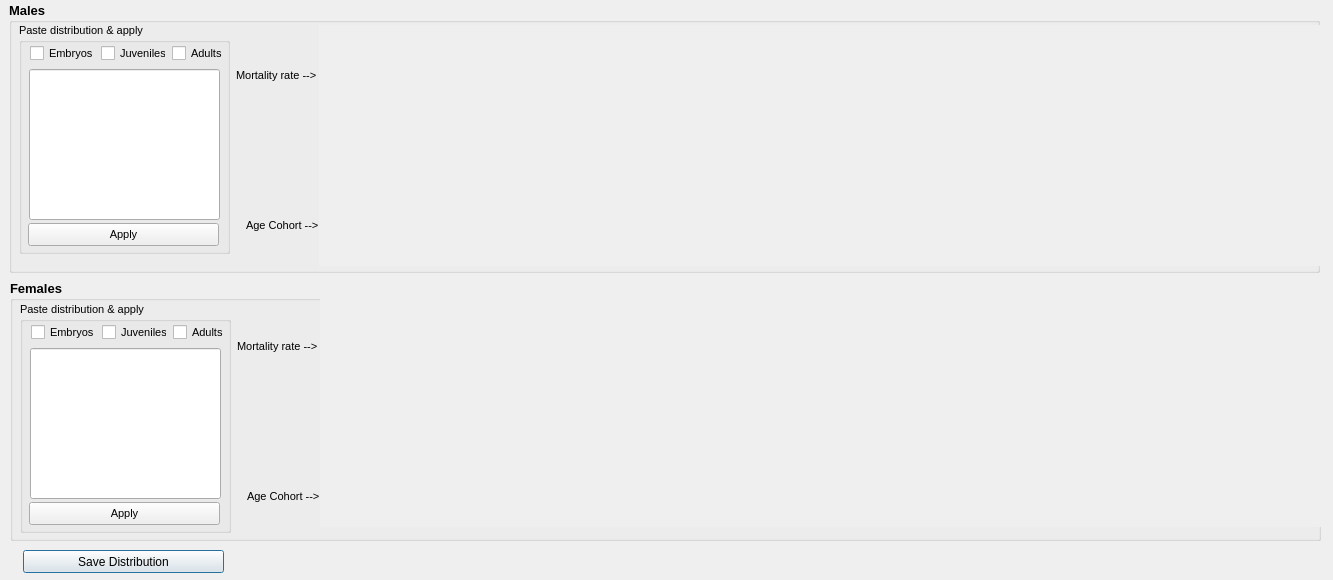
<?xml version="1.0" encoding="UTF-8"?>
<ui version="4.0">
 <class>Dialog_Age_Cohort_Rates</class>
 <widget class="QDialog" name="Dialog_Age_Cohort_Rates">
  <property name="geometry">
   <rect>
    <x>0</x>
    <y>0</y>
    <width>1333</width>
    <height>580</height>
   </rect>
  </property>
  <property name="windowTitle">
   <string>Dialog</string>
  </property>
  <widget class="QPushButton" name="pushButton">
   <property name="geometry">
    <rect>
     <x>23</x>
     <y>550</y>
     <width>201</width>
     <height>23</height>
    </rect>
   </property>
   <property name="text">
    <string>Save Distribution</string>
   </property>
  </widget>
  <widget class="QGroupBox" name="groupBox">
   <property name="geometry">
    <rect>
     <x>9</x>
     <y>2</y>
     <width>1311</width>
     <height>271</height>
    </rect>
   </property>
   <property name="font">
    <font>
     <pointsize>10</pointsize>
     <weight>75</weight>
     <bold>true</bold>
    </font>
   </property>
   <property name="title">
    <string>Males</string>
   </property>
   <widget class="QScrollArea" name="scrollArea">
    <property name="geometry">
     <rect>
      <x>310</x>
      <y>23</y>
      <width>1021</width>
      <height>241</height>
     </rect>
    </property>
    <property name="font">
     <font>
      <pointsize>8</pointsize>
      <weight>50</weight>
      <bold>false</bold>
     </font>
    </property>
    <property name="frameShape">
     <enum>QFrame::NoFrame</enum>
    </property>
    <property name="widgetResizable">
     <bool>true</bool>
    </property>
    <widget class="QWidget" name="scrollAreaWidgetContents">
     <property name="geometry">
      <rect>
       <x>0</x>
       <y>0</y>
       <width>1021</width>
       <height>241</height>
      </rect>
     </property>
     <widget class="QWidget" name="layoutWidget">
      <property name="geometry">
       <rect>
        <x>0</x>
        <y>0</y>
        <width>91</width>
        <height>241</height>
       </rect>
      </property>
      <layout class="QHBoxLayout" name="horizontalLayout_4">
       <property name="spacing">
        <number>20</number>
       </property>
       <property name="sizeConstraint">
        <enum>QLayout::SetNoConstraint</enum>
       </property>
      </layout>
     </widget>
    </widget>
   </widget>
   <widget class="QLabel" name="label">
    <property name="geometry">
     <rect>
      <x>227</x>
      <y>63</y>
      <width>91</width>
      <height>20</height>
     </rect>
    </property>
    <property name="font">
     <font>
      <pointsize>8</pointsize>
      <weight>50</weight>
      <bold>false</bold>
     </font>
    </property>
    <property name="text">
     <string>Mortality rate --&gt;</string>
    </property>
   </widget>
   <widget class="QLabel" name="label_2">
    <property name="geometry">
     <rect>
      <x>237</x>
      <y>213</y>
      <width>81</width>
      <height>20</height>
     </rect>
    </property>
    <property name="font">
     <font>
      <pointsize>8</pointsize>
      <weight>50</weight>
      <bold>false</bold>
     </font>
    </property>
    <property name="text">
     <string>Age Cohort --&gt;</string>
    </property>
   </widget>
   <widget class="QGroupBox" name="groupBox_3">
    <property name="geometry">
     <rect>
      <x>10</x>
      <y>21</y>
      <width>211</width>
      <height>231</height>
     </rect>
    </property>
    <property name="font">
     <font>
      <pointsize>8</pointsize>
      <weight>50</weight>
      <bold>false</bold>
     </font>
    </property>
    <property name="title">
     <string>Paste distribution &amp;&amp; apply</string>
    </property>
    <widget class="QLineEdit" name="lineEdit">
     <property name="geometry">
      <rect>
       <x>10</x>
       <y>46</y>
       <width>191</width>
       <height>151</height>
      </rect>
     </property>
    </widget>
    <widget class="QPushButton" name="pushButton_2">
     <property name="geometry">
      <rect>
       <x>9</x>
       <y>200</y>
       <width>191</width>
       <height>23</height>
      </rect>
     </property>
     <property name="font">
      <font>
       <pointsize>8</pointsize>
       <weight>50</weight>
       <bold>false</bold>
      </font>
     </property>
     <property name="text">
      <string>Apply</string>
     </property>
    </widget>
    <widget class="QWidget" name="layoutWidget_4">
     <property name="geometry">
      <rect>
       <x>11</x>
       <y>20</y>
       <width>198</width>
       <height>22</height>
      </rect>
     </property>
     <layout class="QHBoxLayout" name="horizontalLayout_11">
      <item>
       <widget class="QCheckBox" name="checkBox_4">
        <property name="font">
         <font>
          <pointsize>8</pointsize>
          <weight>50</weight>
          <bold>false</bold>
         </font>
        </property>
        <property name="text">
         <string>Embryos</string>
        </property>
       </widget>
      </item>
      <item>
       <widget class="QCheckBox" name="checkBox_6">
        <property name="font">
         <font>
          <pointsize>8</pointsize>
          <weight>50</weight>
          <bold>false</bold>
         </font>
        </property>
        <property name="text">
         <string>Juveniles</string>
        </property>
       </widget>
      </item>
      <item>
       <widget class="QCheckBox" name="checkBox_5">
        <property name="font">
         <font>
          <pointsize>8</pointsize>
          <weight>50</weight>
          <bold>false</bold>
         </font>
        </property>
        <property name="text">
         <string>Adults</string>
        </property>
       </widget>
      </item>
     </layout>
    </widget>
   </widget>
  </widget>
  <widget class="QGroupBox" name="groupBox_2">
   <property name="geometry">
    <rect>
     <x>10</x>
     <y>280</y>
     <width>1311</width>
     <height>261</height>
    </rect>
   </property>
   <property name="font">
    <font>
     <pointsize>10</pointsize>
     <weight>75</weight>
     <bold>true</bold>
    </font>
   </property>
   <property name="title">
    <string>Females</string>
   </property>
   <widget class="QScrollArea" name="scrollArea_2">
    <property name="geometry">
     <rect>
      <x>310</x>
      <y>16</y>
      <width>1101</width>
      <height>231</height>
     </rect>
    </property>
    <property name="font">
     <font>
      <pointsize>8</pointsize>
      <weight>50</weight>
      <bold>false</bold>
     </font>
    </property>
    <property name="frameShape">
     <enum>QFrame::NoFrame</enum>
    </property>
    <property name="widgetResizable">
     <bool>true</bool>
    </property>
    <widget class="QWidget" name="scrollAreaWidgetContents_2">
     <property name="geometry">
      <rect>
       <x>0</x>
       <y>0</y>
       <width>1101</width>
       <height>231</height>
      </rect>
     </property>
     <widget class="QWidget" name="layoutWidget_2">
      <property name="geometry">
       <rect>
        <x>0</x>
        <y>0</y>
        <width>91</width>
        <height>221</height>
       </rect>
      </property>
      <layout class="QHBoxLayout" name="horizontalLayout_6">
       <property name="spacing">
        <number>20</number>
       </property>
       <property name="sizeConstraint">
        <enum>QLayout::SetNoConstraint</enum>
       </property>
      </layout>
     </widget>
    </widget>
   </widget>
   <widget class="QLabel" name="label_3">
    <property name="geometry">
     <rect>
      <x>237</x>
      <y>206</y>
      <width>81</width>
      <height>20</height>
     </rect>
    </property>
    <property name="font">
     <font>
      <pointsize>8</pointsize>
      <weight>50</weight>
      <bold>false</bold>
     </font>
    </property>
    <property name="text">
     <string>Age Cohort --&gt;</string>
    </property>
   </widget>
   <widget class="QLabel" name="label_4">
    <property name="geometry">
     <rect>
      <x>227</x>
      <y>56</y>
      <width>91</width>
      <height>20</height>
     </rect>
    </property>
    <property name="font">
     <font>
      <pointsize>8</pointsize>
      <weight>50</weight>
      <bold>false</bold>
     </font>
    </property>
    <property name="text">
     <string>Mortality rate --&gt;</string>
    </property>
   </widget>
   <widget class="QGroupBox" name="groupBox_4">
    <property name="geometry">
     <rect>
      <x>10</x>
      <y>22</y>
      <width>211</width>
      <height>231</height>
     </rect>
    </property>
    <property name="font">
     <font>
      <pointsize>8</pointsize>
      <weight>50</weight>
      <bold>false</bold>
     </font>
    </property>
    <property name="title">
     <string>Paste distribution &amp;&amp; apply</string>
    </property>
    <widget class="QLineEdit" name="lineEdit_2">
     <property name="geometry">
      <rect>
       <x>10</x>
       <y>46</y>
       <width>191</width>
       <height>151</height>
      </rect>
     </property>
    </widget>
    <widget class="QPushButton" name="pushButton_3">
     <property name="geometry">
      <rect>
       <x>9</x>
       <y>200</y>
       <width>191</width>
       <height>23</height>
      </rect>
     </property>
     <property name="font">
      <font>
       <pointsize>8</pointsize>
       <weight>50</weight>
       <bold>false</bold>
      </font>
     </property>
     <property name="text">
      <string>Apply</string>
     </property>
    </widget>
    <widget class="QWidget" name="layoutWidget_5">
     <property name="geometry">
      <rect>
       <x>11</x>
       <y>20</y>
       <width>198</width>
       <height>22</height>
      </rect>
     </property>
     <layout class="QHBoxLayout" name="horizontalLayout_12">
      <item>
       <widget class="QCheckBox" name="checkBox_7">
        <property name="font">
         <font>
          <pointsize>8</pointsize>
          <weight>50</weight>
          <bold>false</bold>
         </font>
        </property>
        <property name="text">
         <string>Embryos</string>
        </property>
       </widget>
      </item>
      <item>
       <widget class="QCheckBox" name="checkBox_8">
        <property name="font">
         <font>
          <pointsize>8</pointsize>
          <weight>50</weight>
          <bold>false</bold>
         </font>
        </property>
        <property name="text">
         <string>Juveniles</string>
        </property>
       </widget>
      </item>
      <item>
       <widget class="QCheckBox" name="checkBox_9">
        <property name="font">
         <font>
          <pointsize>8</pointsize>
          <weight>50</weight>
          <bold>false</bold>
         </font>
        </property>
        <property name="text">
         <string>Adults</string>
        </property>
       </widget>
      </item>
     </layout>
    </widget>
   </widget>
  </widget>
 </widget>
 <resources/>
 <connections/>
</ui>
